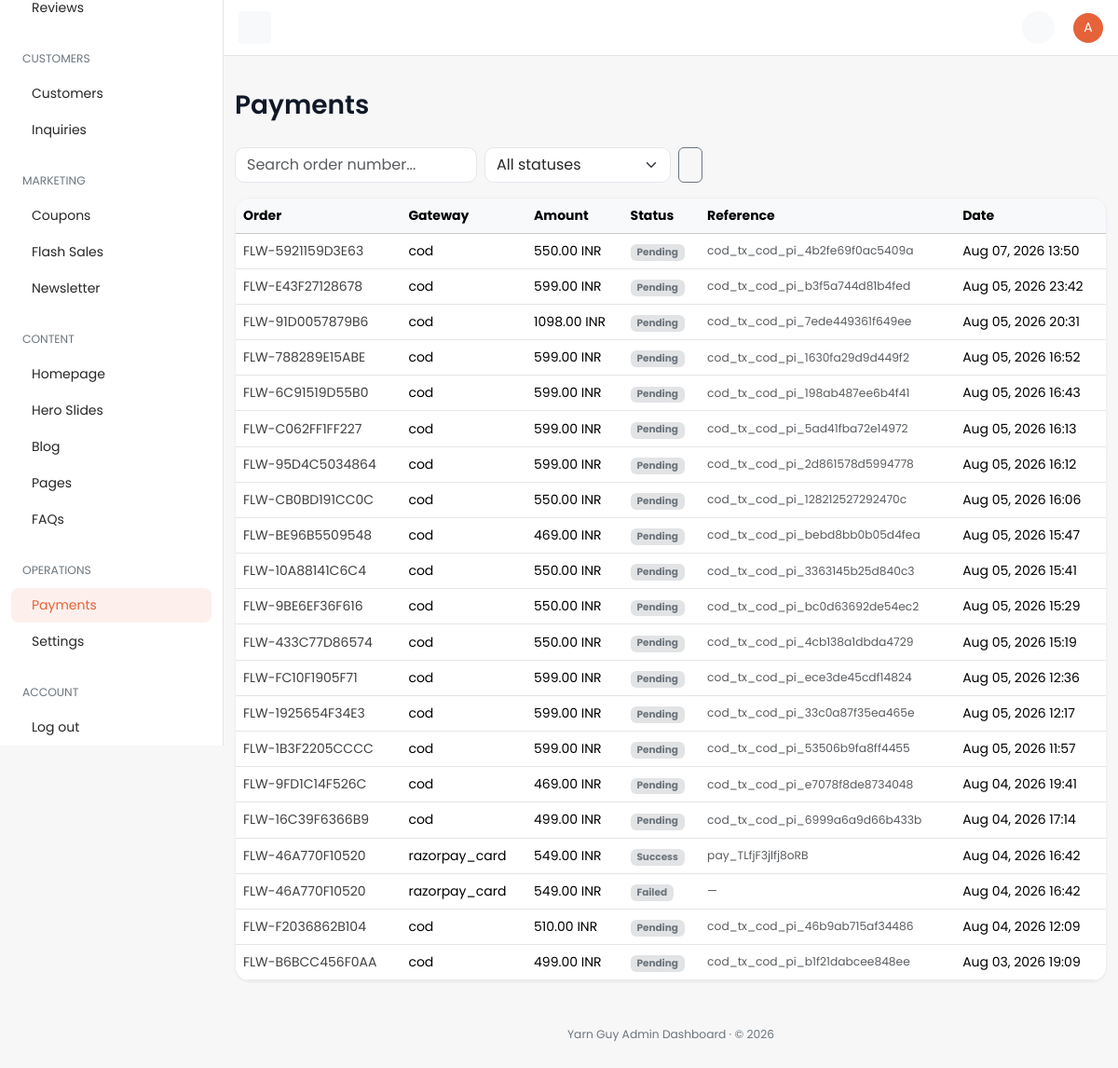
The page /dashboard/payment/ (signed in) on the database its author committed.
### payments/models.py (models this page shows, shortened)
class PaymentTransaction(TimeStampedModel):
    order = models.ForeignKey(
        "orders.Order",
        on_delete=models.CASCADE,
        related_name="payment_transactions",
        verbose_name="Order",
    )
    gateway_key = models.CharField(max_length=40, db_index=True, verbose_name="Gateway key")
    amount = models.DecimalField(max_digits=12, decimal_places=2, verbose_name="Amount")
    currency = models.ForeignKey(
        "core.Currency",
        on_delete=models.PROTECT,
        related_name="payment_transactions",
        verbose_name="Currency",
    )
    status = models.CharField(
        max_length=20,
        choices=PaymentStatus.choices,
        default=PaymentStatus.PENDING,
        db_index=True,
        verbose_name="Status",
    )
    external_intent_id = models.CharField(
        max_length=120,
        blank=True,
        db_index=True,
        verbose_name="External intent ID",
    )
    external_transaction_id = models.CharField(
        max_length=120,
        blank=True,
        verbose_name="External transaction ID",
    )
    metadata = models.JSONField(default=dict, verbose_name="Metadata")
    class Meta:
        verbose_name = "Payment transaction"
        verbose_name_plural = "Payment transactions"
        indexes = [
            models.Index(fields=["order", "status"], name="pay_tx_order_status_idx"),
            models.Index(fields=["gateway_key", "status"], name="pay_tx_gateway_status_idx"),
        ]

### orders/models.py (models this page shows, shortened)
class Order(TimeStampedModel):
    customer_profile = models.ForeignKey(
        "accounts.CustomerProfile",
        on_delete=models.CASCADE,
        related_name="orders",
        null=True,
        blank=True,
        verbose_name="Customer profile",
        help_text="Owner of this order; null for guest checkout.",
    )
    cart = models.ForeignKey(
        "cart.Cart",
        on_delete=models.SET_NULL,
        null=True,
        blank=True,
        related_name="orders",
        verbose_name="Source cart",
    )
    order_number = models.CharField(
        max_length=32,
        unique=True,
        db_index=True,
        verbose_name="Order number",
        help_text="Human-readable unique order reference.",
    )
    idempotency_key = models.CharField(
        max_length=64,
        unique=True,
        null=True,
        blank=True,
        db_index=True,
        verbose_name="Idempotency key",
        help_text="Client-supplied key preventing duplicate order creation.",
    )
    order_status = models.CharField(
        max_length=20,
        choices=OrderStatus.choices,
        default=OrderStatus.PLACED,
        db_index=True,
        verbose_name="Order status",
    )
    delivery_date = models.DateField(
        null=True,
        blank=True,
        verbose_name="Delivery date",
        db_index=True,
    )
    subtotal = models.DecimalField(max_digits=12, decimal_places=2, default=0)
    coupon_discount = models.DecimalField(max_digits=12, decimal_places=2, default=0)
    delivery_charge = models.DecimalField(max_digits=12, decimal_places=2, default=0)
    total_amount = models.DecimalField(
        max_digits=12,
        decimal_places=2,
        verbose_name="Total amount",
        help_text="Order total in the customer's checkout currency.",
    )
    currency = models.ForeignKey(
        "core.Currency",
        on_delete=models.PROTECT,
        null=True,
        blank=True,
        related_name="orders",
        verbose_name="Currency",
    )
    delivery_address_snapshot = models.JSONField(
        default=dict,
        verbose_name="Delivery address snapshot",
    )
    invoice_details = models.JSONField(default=dict, verbose_name="Invoice details")
    class Meta:
        verbose_name = "Order"
        verbose_name_plural = "Orders"
        indexes = [
            models.Index(
                fields=["customer_profile", "-created_at"],
                name="ord_customer_created_idx",
            ),
            models.Index(fields=["order_status"], name="orders_order_status_idx"),
            models.Index(fields=["idempotency_key"], name="orders_idempotency_key_idx"),
        ]
        ordering = ["-created_at"]

### core/models.py (models this page shows, shortened)
class TimeStampedModel(models.Model):
    created_at = models.DateTimeField(
        auto_now_add=True,
        db_index=True,
        verbose_name="Created at",
        help_text="Timestamp when this record was first created.",
    )
    updated_at = models.DateTimeField(
        auto_now=True,
        db_index=True,
        verbose_name="Updated at",
        help_text="Timestamp when this record was last modified.",
    )
    class Meta:
        abstract = True

class Currency(TimeStampedModel):
    code = models.CharField(
        max_length=3,
        unique=True,
        db_index=True,
        verbose_name="Currency code",
        help_text="ISO 4217 currency code, e.g. QAR or USD.",
    )
    symbol = models.CharField(
        max_length=8,
        verbose_name="Symbol",
        help_text="Display symbol shown alongside prices, e.g. ر.ق or $.",
    )
    exchange_rate_to_base = models.DecimalField(
        max_digits=18,
        decimal_places=8,
        verbose_name="Exchange rate to base",
        help_text="Multiplier to convert this currency into the platform base currency.",
    )
    is_default = models.BooleanField(
        default=False,
        db_index=True,
        verbose_name="Is default",
        help_text="When True, this currency is the storefront default.",
    )
    is_active = models.BooleanField(
        default=True,
        db_index=True,
        verbose_name="Is active",
        help_text="When False, this currency is hidden/inactive on the storefront.",
    )
    class Meta:
        verbose_name = "Currency"
        verbose_name_plural = "Currencies"
        indexes = [
            models.Index(fields=["is_default"], name="core_currency_is_default_idx"),
        ]

### dashboard/views/misc.py (the view)
# urls.py: path("payment/", misc.payment_list, name="payment-list"),
@dashboard_required
@require_http_methods(["GET"])
def payment_list(request: HttpRequest) -> HttpResponse:
    qs = PaymentTransaction.objects.select_related("order", "currency").order_by("-created_at")
    status = request.GET.get("status", "").strip()
    if status:
        qs = qs.filter(status=status)
    query = request.GET.get("q", "").strip()
    if query:
        qs = qs.filter(order__order_number__icontains=query)
    paginator = Paginator(qs, 25)
    page_obj = paginator.get_page(request.GET.get("page"))
    params = request.GET.copy()
    params.pop("page", None)
    return render(
        request,
        "dashboard/payments/list.html",
        {
            "nav_section": "payments",
            "page_title": "Payments",
            "page_obj": page_obj,
            "objects": page_obj.object_list,
            "statuses": PaymentStatus.choices,
            "current_status": status,
            "search_query": query,
            "querystring": params.urlencode(),
        },
    )

### cart/selectors.py (called while the page is built, shortened)
def get_cart_for_request(*, request: HttpRequest) -> Optional[Cart]:
    if hasattr(request, _CART_CACHE_ATTR):
        return getattr(request, _CART_CACHE_ATTR)
    if not request.session.session_key:
        request.session.create()
    session_key = request.session.session_key
    cart = None
    if request.user.is_authenticated and hasattr(request.user, "customer_profile"):
        cart = (
            Cart.objects.filter(customer_profile=request.user.customer_profile)
            .select_related("currency")
            .first()
        )
    if cart is None and session_key:
        cart = (
            Cart.objects.filter(session_key=session_key)
            .select_related("currency")
            .first()
        )
    setattr(request, _CART_CACHE_ATTR, cart)
    return cart

def get_cart_item_count(*, cart: Cart | None) -> int:
    if cart is None:
        return 0
    total = CartItem.objects.filter(cart=cart).aggregate(total=Sum("quantity"))["total"]
    return int(total or 0)

def get_cart_count(*, request: HttpRequest) -> int:
    cart = get_cart_for_request(request=request)
    return get_cart_item_count(cart=cart)

def get_cart_item_keys(*, request: HttpRequest) -> set[str]:
    cart = get_cart_for_request(request=request)
    if not cart:
        return set()
    return {f"{pid}_{vid}" if vid else f"{pid}" for pid, vid in CartItem.objects.filter(cart=cart).values_list("product_id", "variant_id")}

def _wishlist_items_qs(*, request: HttpRequest):
    from accounts.models import WishlistItem
    if request.user.is_authenticated and hasattr(request.user, "customer_profile"):
        return WishlistItem.objects.filter(
            wishlist__customer_profile=request.user.customer_profile
        )

def get_wishlist_count(*, request: HttpRequest) -> int:
    return _wishlist_items_qs(request=request).count()

def get_wishlist_product_ids(*, request: HttpRequest) -> set[int]:
    return set(_wishlist_items_qs(request=request).values_list("product_id", flat=True))

### core/selectors.py (called while the page is built)
def get_default_currency() -> Optional[Currency]:
    cached = cache.get(DEFAULT_CURRENCY_CACHE_KEY)
    if cached is not None:
        return cached
    currency = Currency.objects.filter(is_default=True).first()
    if currency is not None:
        cache.set(DEFAULT_CURRENCY_CACHE_KEY, currency, DEFAULT_CURRENCY_TTL)
    return currency

### core/services.py (called while the page is built)
def get_site_settings() -> SiteSettings:
    settings, _ = SiteSettings.objects.get_or_create(pk=SITE_SETTINGS_PK)
    return settings

### dashboard/templates/dashboard/payments/list.html (shortened to what this page needs)
{% extends "dashboard/base.html" %}
{% block page_title %}Payments{% endblock %}
{% block content %}
<div class="row">
  <div class="col-12">
    <form method="get" class="d-flex gap-2 mb-3 flex-wrap">
      <input type="text" name="q" value="{{ search_query }}" class="form-control" style="max-width: 260px;" placeholder="Search order number..." />
      <select name="status" class="form-select" style="max-width: 200px;" onchange="this.form.submit()">
        <option value="">All statuses</option>
      </select>
      <button type="submit" class="btn btn-outline-secondary"></button>
    </form>
    <div class="card table-responsive">
      <table class="table mb-0 text-nowrap table-hover align-middle">
        <thead class="table-light"><tr><th>Order</th><th>Gateway</th><th>Amount</th><th>Status</th><th>Reference</th><th>Date</th></tr></thead>
        <tbody>
          {% for pay in objects %}
          <tr>
            <td><a href="{% url 'dashboard:order-detail' pay.order_id %}">{{ pay.order.order_number }}</a></td>
            <td>{{ pay.gateway_key }}</td>
            <td>{{ pay.amount|floatformat:2 }} {{ pay.currency.code }}</td>
            <td><span class="badge bg-secondary-subtle text-secondary">{{ pay.get_status_display }}</span></td>
            <td class="small text-muted">{{ pay.external_transaction_id|default:"—" }}</td>
            <td>{{ pay.created_at|date:"M d, Y H:i" }}</td>
          </tr>
          {% empty %}<tr><td colspan="6" class="text-center text-secondary py-5">No payment transactions.</td></tr>{% endfor %}
        </tbody>
      </table>
    </div>
  </div>
</div>
{% endblock %}

### dashboard/templates/dashboard/partials/_topbar.html (shortened to what this page needs)
{% load static %}
<nav id="topbar" class="navbar bg-white border-bottom fixed-top topbar px-3">
  <button id="toggleBtn" class="d-none d-lg-inline-flex btn btn-light btn-icon btn-sm" type="button">
  </button>
  <div>
    <ul class="list-unstyled d-flex align-items-center mb-0 gap-1">
      <li>
        <a class="position-relative btn-icon btn-sm btn-light btn rounded-circle" data-bs-toggle="dropdown"
           aria-expanded="false" href="#" role="button">
        </a>
      </li>
      <li class="ms-3 dropdown">
        <a href="#" role="button" data-bs-toggle="dropdown" aria-expanded="false">
          <span class="avatar avatar-sm avatar-primary rounded-circle">
            <span class="avatar-initials rounded-circle">{{ request.user.get_username|slice:":1"|upper }}</span>
          </span>
        </a>
      </li>
    </ul>
  </div>
</nav>

### static/dashboard/css/dashboard.css (style rules this page uses)
:root { --bs-primary: #e66239; --bs-primary-rgb: 230, 98, 57; --bs-primary-text-emphasis: #8a3a22; --bs-primary-bg-subtle: #fbe0d7; --bs-primary-border-subtle: #f5b7a4; --bs-link-color: #404040; --bs-link-color-rgb: 64, 64, 64; --bs-link-hover-color: #e66239; --bs-link-hover-color-rgb: 230, 98, 57; --bs-body-font-family: "Poppins", system-ui, -apple-system, "Segoe UI", Roboto, sans-serif; --bs-body-font-size: 0.875rem; --bs-body-color: #262626; --bs-border-color: #e5e5e5; --bs-tertiary-bg: #f5f5f5; }
body { font-family: var(--bs-body-font-family); background-color: #f7f7f8; }
a { text-decoration: none; }
.card { --bs-card-border-color: #eee; box-shadow: 0 1px 2px rgba(16, 24, 40, 0.05); }
.topbar { height: 60px; margin-left: 240px; }
.avatar { position: relative; display: inline-block; width: 3rem; height: 3rem; }
.avatar-sm { width: 2rem; height: 2rem; }
.avatar-initials { display: flex; justify-content: center; align-items: center; width: 100%; height: 100%; pointer-events: none; text-transform: uppercase; }
.avatar-primary .avatar-initials { color: #fff; background-color: #e66239; }
.btn-icon { position: relative; display: inline-flex; flex-shrink: 0; justify-content: center; align-items: center; font-size: 0.93rem; font-weight: 400; width: 2.5rem; height: 2.5rem; padding: 0; }
.btn-icon.btn-sm { font-size: 0.875rem; width: 2.1875rem; height: 2.1875rem; }
:root { --dash-ink: #101828; --dash-muted: #667085; --dash-line: #eef0f3; --dash-radius: 16px; }
.card { --bs-card-border-color: #eef0f3; border-radius: var(--dash-radius); box-shadow: 0 1px 2px rgba(16, 24, 40, 0.04), 0 1px 3px rgba(16, 24, 40, 0.03); }
.form-control, .form-select { border-color: #e4e7ec; border-radius: 10px; }

### rows shown on the page
PaymentTransaction: order.order_number "FLW-5921159D3E63", gateway_key "cod", amount "550.00", currency.code "INR", status "Pending", external_transaction_id "cod_tx_cod_pi_4b2fe69f0ac5409a", created_at "Aug 07, 2026 13:50"
PaymentTransaction: order.order_number "FLW-E43F27128678", gateway_key "cod", amount "599.00", currency.code "INR", status "Pending", external_transaction_id "cod_tx_cod_pi_b3f5a744d81b4fed", created_at "Aug 05, 2026 23:42"
PaymentTransaction: order.order_number "FLW-91D0057879B6", gateway_key "cod", amount "1098.00", currency.code "INR", status "Pending", external_transaction_id "cod_tx_cod_pi_7ede449361f649ee", created_at "Aug 05, 2026 20:31"
PaymentTransaction: order.order_number "FLW-788289E15ABE", gateway_key "cod", amount "599.00", currency.code "INR", status "Pending", external_transaction_id "cod_tx_cod_pi_1630fa29d9d449f2", created_at "Aug 05, 2026 16:52"
PaymentTransaction: order.order_number "FLW-6C91519D55B0", gateway_key "cod", amount "599.00", currency.code "INR", status "Pending", external_transaction_id "cod_tx_cod_pi_198ab487ee6b4f41", created_at "Aug 05, 2026 16:43"
PaymentTransaction: order.order_number "FLW-C062FF1FF227", gateway_key "cod", amount "599.00", currency.code "INR", status "Pending", external_transaction_id "cod_tx_cod_pi_5ad41fba72e14972", created_at "Aug 05, 2026 16:13"
PaymentTransaction: order.order_number "FLW-95D4C5034864", gateway_key "cod", amount "599.00", currency.code "INR", status "Pending", external_transaction_id "cod_tx_cod_pi_2d861578d5994778", created_at "Aug 05, 2026 16:12"
PaymentTransaction: order.order_number "FLW-CB0BD191CC0C", gateway_key "cod", amount "550.00", currency.code "INR", status "Pending", external_transaction_id "cod_tx_cod_pi_128212527292470c", created_at "Aug 05, 2026 16:06"
PaymentTransaction: order.order_number "FLW-BE96B5509548", gateway_key "cod", amount "469.00", currency.code "INR", status "Pending", external_transaction_id "cod_tx_cod_pi_bebd8bb0b05d4fea", created_at "Aug 05, 2026 15:47"
PaymentTransaction: order.order_number "FLW-10A88141C6C4", gateway_key "cod", amount "550.00", currency.code "INR", status "Pending", external_transaction_id "cod_tx_cod_pi_3363145b25d840c3", created_at "Aug 05, 2026 15:41"
PaymentTransaction: order.order_number "FLW-9BE6EF36F616", gateway_key "cod", amount "550.00", currency.code "INR", status "Pending", external_transaction_id "cod_tx_cod_pi_bc0d63692de54ec2", created_at "Aug 05, 2026 15:29"
PaymentTransaction: order.order_number "FLW-433C77D86574", gateway_key "cod", amount "550.00", currency.code "INR", status "Pending", external_transaction_id "cod_tx_cod_pi_4cb138a1dbda4729", created_at "Aug 05, 2026 15:19"
PaymentTransaction: order.order_number "FLW-FC10F1905F71", gateway_key "cod", amount "599.00", currency.code "INR", status "Pending", external_transaction_id "cod_tx_cod_pi_ece3de45cdf14824", created_at "Aug 05, 2026 12:36"
PaymentTransaction: order.order_number "FLW-1925654F34E3", gateway_key "cod", amount "599.00", currency.code "INR", status "Pending", external_transaction_id "cod_tx_cod_pi_33c0a87f35ea465e", created_at "Aug 05, 2026 12:17"
PaymentTransaction: order.order_number "FLW-1B3F2205CCCC", gateway_key "cod", amount "599.00", currency.code "INR", status "Pending", external_transaction_id "cod_tx_cod_pi_53506b9fa8ff4455", created_at "Aug 05, 2026 11:57"
PaymentTransaction: order.order_number "FLW-9FD1C14F526C", gateway_key "cod", amount "469.00", currency.code "INR", status "Pending", external_transaction_id "cod_tx_cod_pi_e7078f8de8734048", created_at "Aug 04, 2026 19:41"
PaymentTransaction: order.order_number "FLW-16C39F6366B9", gateway_key "cod", amount "499.00", currency.code "INR", status "Pending", external_transaction_id "cod_tx_cod_pi_6999a6a9d66b433b", created_at "Aug 04, 2026 17:14"
PaymentTransaction: order.order_number "FLW-46A770F10520", gateway_key "razorpay_card", amount "549.00", currency.code "INR", status "Success", external_transaction_id "pay_TLfjF3jlfj8oRB", created_at "Aug 04, 2026 16:42"
PaymentTransaction: order.order_number "FLW-46A770F10520", gateway_key "razorpay_card", amount "549.00", currency.code "INR", status "Failed", external_transaction_id "—", created_at "Aug 04, 2026 16:42"
PaymentTransaction: order.order_number "FLW-F2036862B104", gateway_key "cod", amount "510.00", currency.code "INR", status "Pending", external_transaction_id "cod_tx_cod_pi_46b9ab715af34486", created_at "Aug 04, 2026 12:09"
PaymentTransaction: order.order_number "FLW-B6BCC456F0AA", gateway_key "cod", amount "499.00", currency.code "INR", status "Pending", external_transaction_id "cod_tx_cod_pi_b1f21dabcee848ee", created_at "Aug 03, 2026 19:09"

### other values the page prints
{{ request.user.get_username|slice:":1"|upper }} "A"
